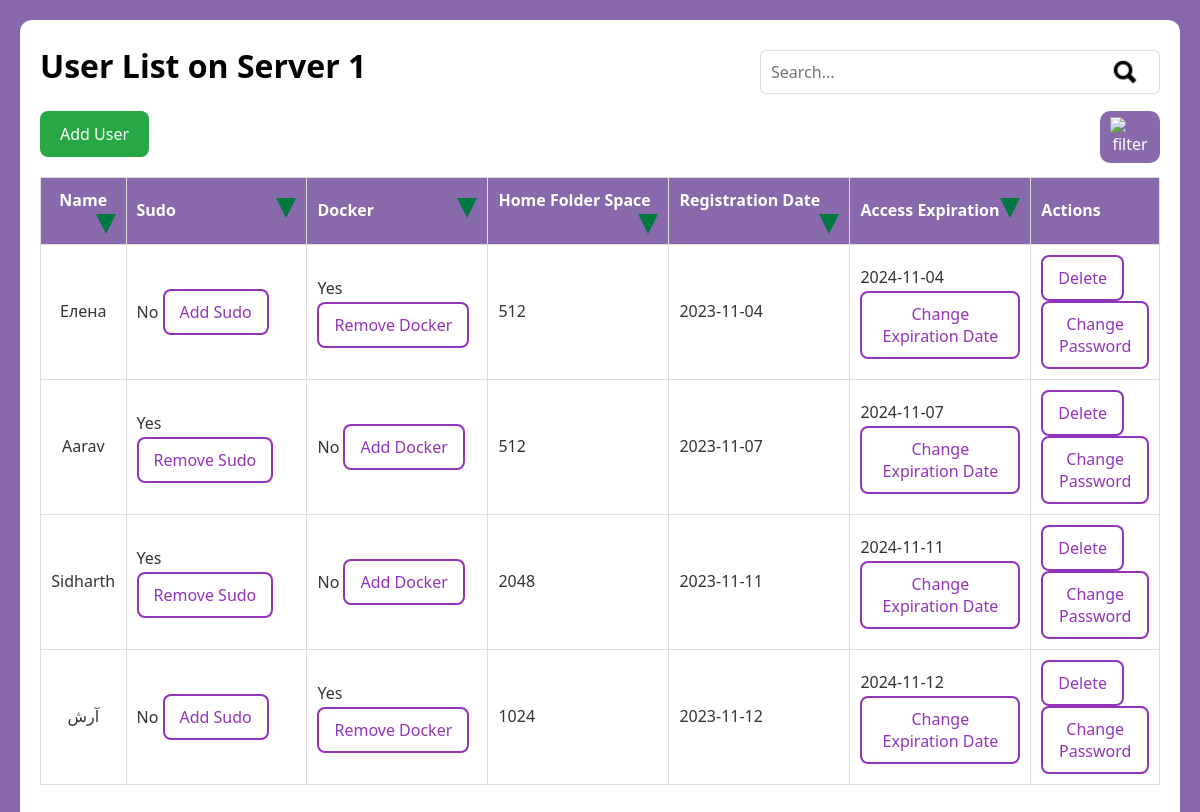
/group_users/Server 1/4, run on the app's committed database.
### website/models.py (models this page shows)
class Server(db.Model):
    id = db.Column(db.Integer, primary_key=True)
    name = db.Column(db.String(100), nullable=False, unique=True)
    status = db.Column(db.String(10), nullable=False)

class User(db.Model):
    id = db.Column(db.Integer, primary_key=True)
    username = db.Column(db.String(100), nullable=False, unique=True)
    sudo = db.Column(db.Boolean, default=False)
    docker = db.Column(db.Boolean, default=False)
    home_size = db.Column(db.Integer)  # Size in MB
    registration_date = db.Column(db.String(20))
    expire_date = db.Column(db.String(20))
    server_id = db.Column(db.Integer, db.ForeignKey('server.id'), nullable=False)
    group_id = db.Column(db.Integer, db.ForeignKey('group.id'))

### website/views.py (the view)
@main_page.route("/group_users/<server_name>/<int:group_id>")
def group_users(server_name, group_id):
    group_users = User.query.filter_by(server_id=Server.query.filter_by(name=server_name).first().id, group_id=group_id).all()
    if not group_users:
        return render_template("group_users.html",
                               server_name=server_name,
                               group_id=group_id,
                               users=[],
                               message="No users found in this group.")
    return render_template("group_users.html", server_name=server_name, group_id=group_id, users=group_users)

### website/templates/group_users.html (shortened to what this page needs)
{% extends "base.html" %}
{% block content %}
<div class="container user-list">
  <div>
    <div style="float: left;">
      <h1>User List on {{ server_name }}</h1>
    </div>
    <div class="search-container">
      <form action="javascript:void(0);" method="GET" class="search-box" onsubmit="handleSearch()">
        <input type="text" name="query" placeholder="Search..." class="search-input" id="searchQuery">
        <button type="submit" class="search-icon" style="background-color: transparent;">
          <img src="../../static/search.png" alt="Search" class="search-icon">
        </button>
      </form>
    </div>
  </div>
  <div>
    <div style="float:right; margin-bottom: 10px;">
    <button onclick="openModal()" class="filter_button"><img class="filter" src="../../static/filter.png" alt="filter" /></button>
    </div>
    <a href="{{ url_for('main_page.add_users_to_group', server_name=server_name, group_id=group_id) }}">
    <button class="create-user" id="addUserBtn">Add User</button>
    </a>
  </div>
  <div>
  <table id="userTable">
    <thead>
      <tr>
        <th class="name-col">
          Name
          <button class = "triangle" onclick="sortTable('name')">
            <img src="../../static/triangle.png" alt="sort" style="width:20px; height:20px">
          </button>
        </th>
        <th class="sudo-col">
          Sudo
          <button class = "triangle" onclick="sortTable('sudo')">
            <img src="../../static/triangle.png" alt="sort" style="width:20px; height:20px">
          </button>
        </th>
        <th class="docker-col">
          Docker
          <button class = "triangle" onclick="sortTable('docker')">
            <img src="../../static/triangle.png" alt="sort" style="width:20px; height:20px">
          </button>
        </th>
        <th class="space-col">
          Home Folder Space
          <button class = "triangle" onclick="sortTable('space')">
            <img src="../../static/triangle.png" alt="sort" style="width:20px; height:20px">
          </button>
        </th>
        <th class="reg-date-col">
          Registration Date
          <button class = "triangle" onclick="sortTable('reg-date')">
            <img src="../../static/triangle.png" alt="sort" style="width:20px; height:20px">
          </button>
        </th>
        <th class="exp-date-col">
          Access Expiration
          <button class = "triangle" onclick="sortTable('exp-date')">
            <img src="../../static/triangle.png" alt="sort" style="width:20px; height:20px">
          </button>
        </th>
        <th class="actions-col">Actions</th>
      </tr>
    </thead>
      <tbody id="userTableBody">
        {% for user in users %}
          <tr class="user-row">
            <td>{{ user.username }}</td>
            <td>{% if user.sudo: %} Yes
              <button onclick="toggleSudo({{ user.id }}, false)"> Remove Sudo </button>
              {% else %} No
              <button onclick="toggleSudo({{ user.id }}, true)"> Add Sudo </button>
              {% endif %} </td>
            <td>{% if user.docker: %} Yes
              <button onclick="toggleDocker({{ user.id }}, false)"> Remove Docker </button>
              {% else %} No
              <button onclick="toggleDocker({{ user.id }}, true)"> Add Docker </button>
              {% endif %} </td>
            <td>{{ user.home_size or '-' }}</td>
            <td>{{ user.registration_date or '-' }}</td>
            <td>{{ user.expire_date or '-' }}
                <a href="{{ url_for('main_page.change_expiration', user_id=user.id, server_name=server_name) }}">
                        <button>Change Expiration Date</button>
                </a>
            </td>
            <td>
                <form action="{{ url_for('main_page.delete_user_route', user_id=user.id, server_name=server_name) }}" method="GET" style="display:inline;">
                        <button class="table button" type="submit">Delete</button>
                </form>
                <button onclick="openPasswordModal({{ user.id }})" >Change Password</button> </td>
          </tr>
        {% endfor %}
      </tbody>
  </table>
  </div>
</div>
{% endblock content %}

### website/static/styles.css (style rules this page uses)
* { box-sizing: border-box; margin: 0; padding: 0; font-family: 'Segoe UI', Tahoma, Geneva, Verdana, sans-serif; }
body { background-color: #8769ac; padding: 20px; color: #333; line-height: 1.6; }
.container { background-color: white; padding: 20px; margin-bottom: 20px; border-radius: 12px; box-shadow: 0 2px 12px rgba(135, 105, 172, 0.2); transition: transform 0.2s, box-shadow 0.2s; }
h1, h2 { text-align: center; margin-bottom: 20px; color: #000; }
h1 { font-size: 2rem; }
button { padding: 12px 20px; border: none; border-radius: 8px; cursor: pointer; background-color: #28a745; color: white; font-size: 1rem; transition: background-color 0.3s, transform 0.2s; }
table button, table form button { background-color: white; color: #70ac; border: 2px solid #70ac; padding: 10px 15px; border-radius: 8px; font-size: 1rem; cursor: pointer; transition: background-color 0.3s, color 0.3s, transform 0.2s; }
form { display: flex; flex-direction: column; gap: 15px; margin-top: 10px; }
form input[type="text"], form input[type="password"], form input[type="date"] { padding: 10px; border: 1px solid #ddd; border-radius: 6px; font-size: 1rem; }
form button { align-self: flex-start; background-color: #28a745; }
table { width: 100%; border-collapse: collapse; margin-top: 20px; }
table th, table td { padding: 10px; border: 1px solid #ddd; text-align: left; }
thead { background-color: #8769ac; color: white; }
.search-container { float: right; }
.search-box { position: relative; width: 400px; }
.search-input { width: 100%; padding: 8px 40px 8px 10px; font-size: 16px; border: 1px solid #ccc; border-radius: 4px; outline: none; }
.search-icon { position: absolute; top: 10%; right: 10px; width: 30px; height: 30px; cursor: pointer; border-radius: 30%; background-color: transparent; border: none; padding: 0; }
.filter_button { padding: 6px 10px; border: none; border-radius: 10px; cursor: pointer; background-color: #8769ac; color: white; font-size: 1rem; transition: background-color 0.3s, transform 0.2s; }
.filter { float : right; width: 40px; height: 40px; object-fit: cover; object-position: top; background_color: #8769ac; }
.container.user-list > div { display: block; width: 100%; clear: both; margin-bottom: 20px; transition: 0px; }
.triangle { width: 20px; height: 20px; background-color: #8769ac; border : 0px; margin: 0px; padding: 0px; float: right; }
.name-col { width: 10%; }
.sudo-col, .docker-col, .space-col, .reg-date-col, .exp-date-col { width: 16%; }
.actions-col { width: 10%; }
table th:first-child, table td:first-child { width: 5%; text-align: center; }

### data on the page
Server: name "Server 1"
User: username "Елена", home_size "512", registration_date "2023-11-04", expire_date "2024-11-04"
User: username "Aarav", home_size "512", registration_date "2023-11-07", expire_date "2024-11-07"
User: username "Sidharth", home_size "2048", registration_date "2023-11-11", expire_date "2024-11-11"
User: username "آرش", home_size "1024", registration_date "2023-11-12", expire_date "2024-11-12"
